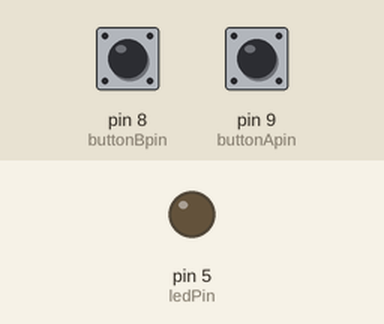
Simulated run of this sketch. Board: Arduino Uno, built with avr-gcc and run on an emulated ATmega328P. On the bench: output pins drawn as LEDs (lit = HIGH). Dashed ring = blinking. Inputs (shaded band) come from the test bench; at power-on: pin 8 (buttonBpin) HIGH, pin 9 (buttonApin) HIGH.

Above: at 1.2 s.
1.3 s: pin 8 (buttonBpin) pulled LOW for 0.15 s
At 1.7 s:
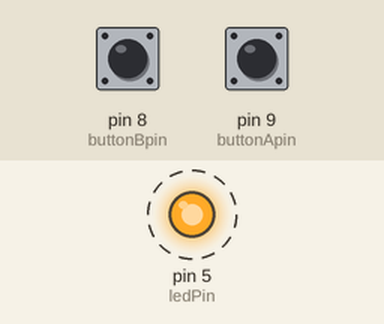
Timing chart, 0 to 10.4 s (numbered marks = the images above; inputs shaded):
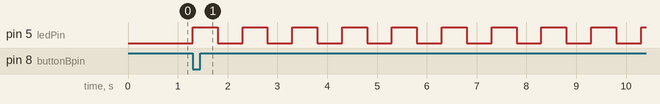

Measured:
- after the input at 1.3 s, pin 5 (ledPin): alternates HIGH for 0.50 s and LOW for 0.50 s, starting at once

The sketch:

Digital_Inputs.ino
```cpp
//www.elegoo.com
//2016.12.08

int ledPin = 5;
int buttonApin = 9;
int buttonBpin = 8;

byte leds = 0;

void setup()
{
  pinMode(ledPin, OUTPUT);
  pinMode(buttonApin, INPUT_PULLUP);
  pinMode(buttonBpin, INPUT_PULLUP);
}

void loop()
{
  if (digitalRead(buttonApin) == LOW)
  {
    digitalWrite(ledPin, LOW);
  }
  if (digitalRead(buttonBpin) == LOW)
  {
    for(int i = 0; i<= 20;i++){
      digitalWrite(ledPin, HIGH);
    delay(500);
          digitalWrite(ledPin, LOW);
              delay(500);


      }
    digitalWrite(ledPin, HIGH);
//    delay(1000);

  }
}
```
